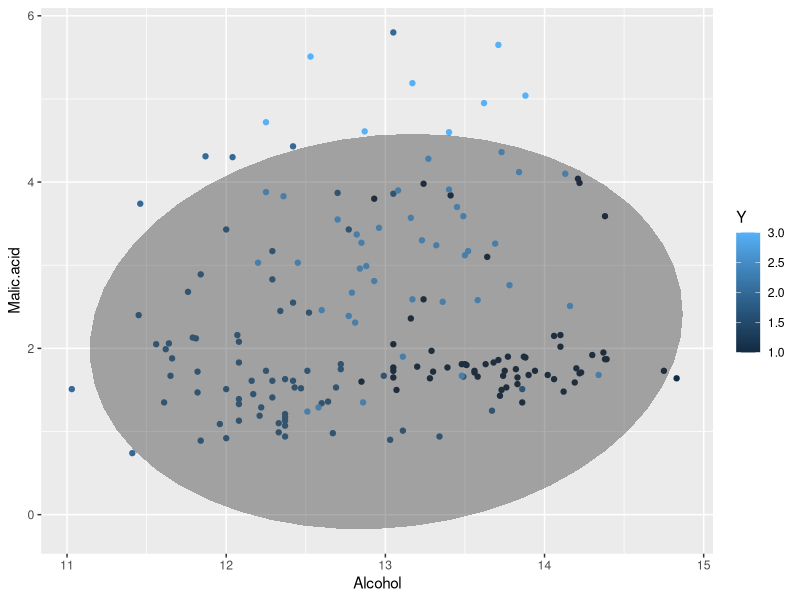
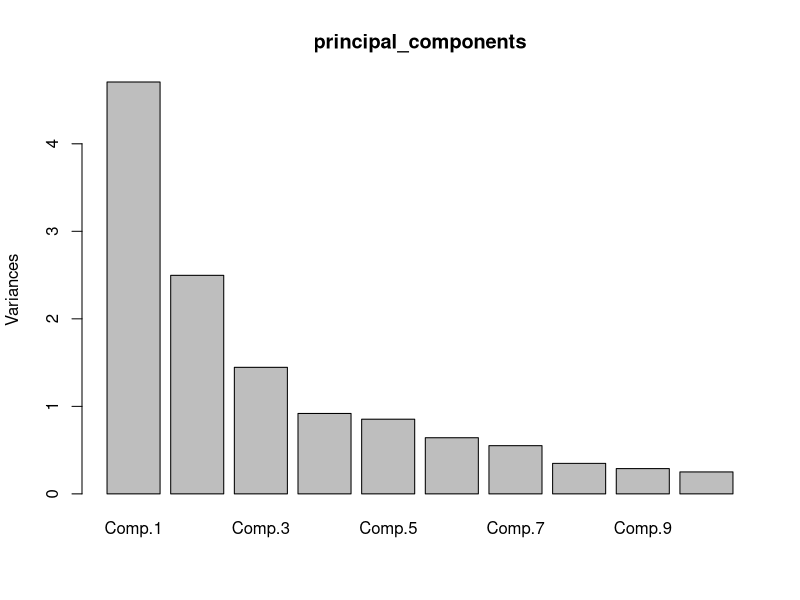
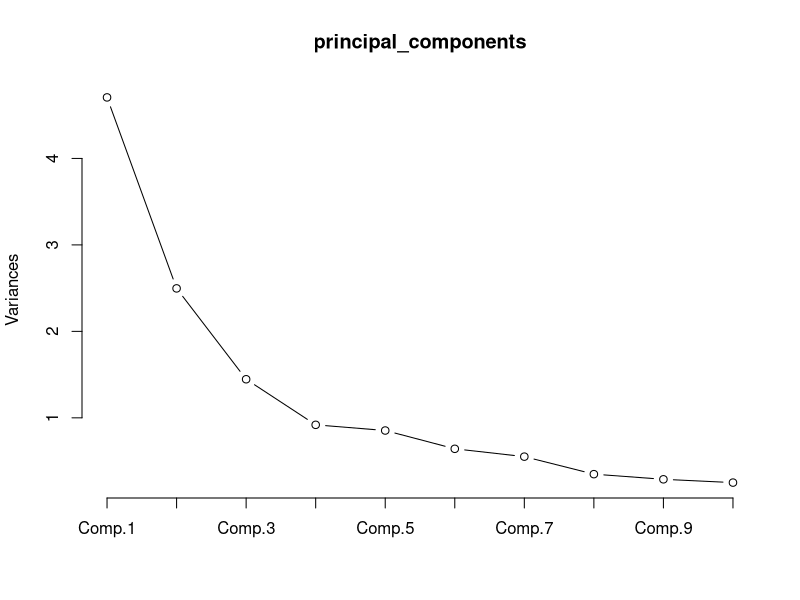
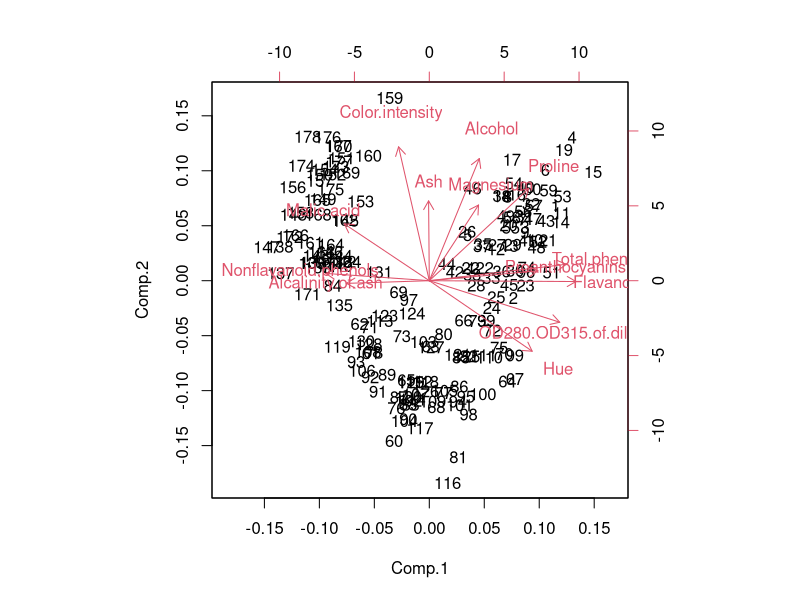
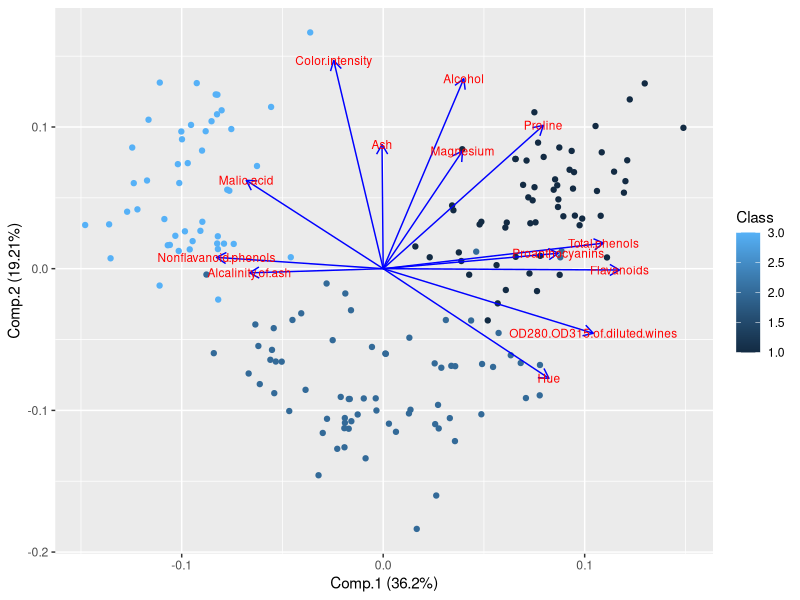
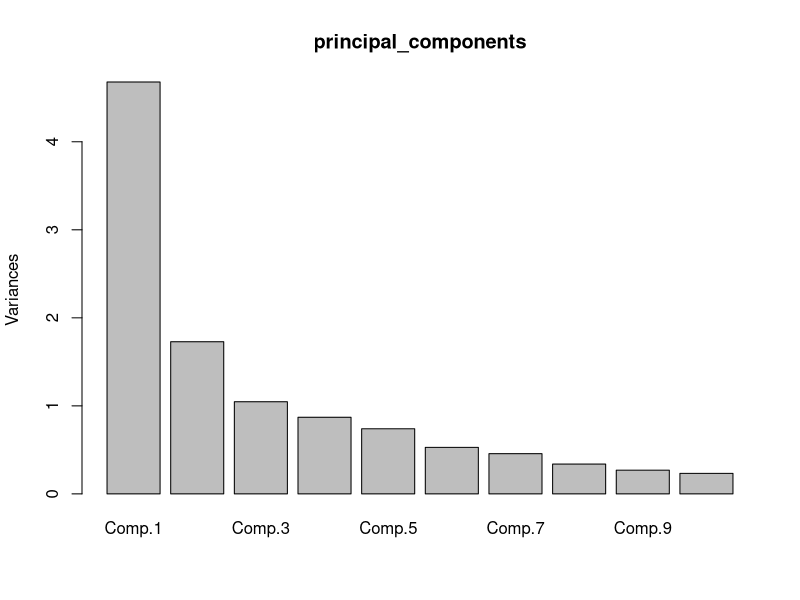
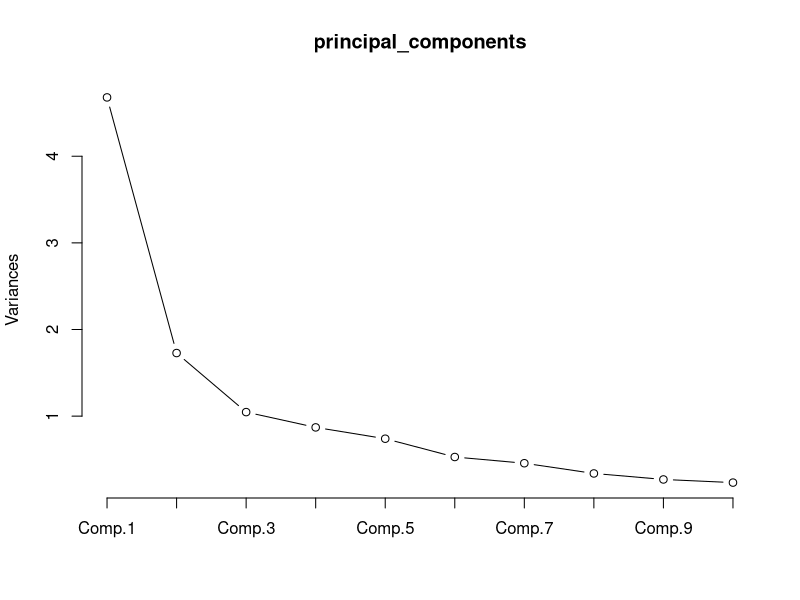
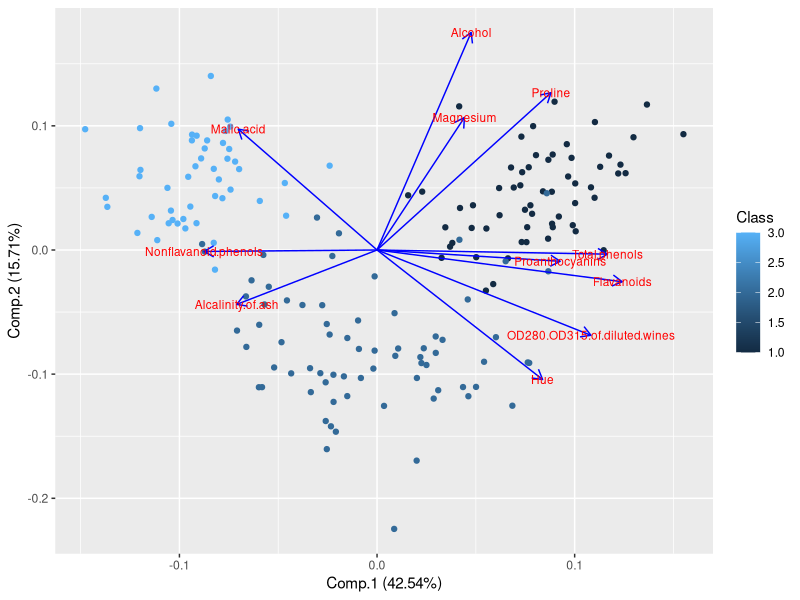

Here is the R script that generated these plots, in order: (Note: this script raises an error after producing the figures.)
library(caret)
library(ggfortify)
library(ggplot2)
library(class)

# read dataset
setwd("C:/Users/15184/Downloads/Spring 2025/Data Analytics/Lab 4/")
wine <- read.csv("wine.csv") 
 
dataset <- wine 

# PCA with wine dataset 

wine.df <- wine
head(wine.df)
attach(wine)

X <- wine.df[, 2:14]  # Features (excluding class)
Y <- wine.df[, 1]     # Class label


## scatter plot of 2 variables colored by class
ggplot(X, aes(x = Alcohol, y = Malic.acid, color = Y, fill = Y)) + geom_point() + 
  stat_ellipse(type = "t",geom = "polygon",alpha = 0.4)

####### PCA #######

principal_components <- princomp(X, cor = TRUE, score = TRUE)

summary(principal_components)

principal_components$loadings


# using the plot() function, we can plot the principal components.
plot(principal_components)

# plotting the principal_components using the a line in plot() functions 
plot(principal_components, type = "l")

# using rhw biplot() function we can plot the components
biplot(principal_components)

## using autoplot() function to plot the components
autoplot(principal_components, data = wine, colour = 'Class',
         loadings = TRUE, loadings.colour = 'blue',
         loadings.label = TRUE, loadings.label.size = 3)

# loadings
principal_components$loadings[,1:3]

# filter out columns
# PCA on filtered stuff
filtered_wine <- wine
filtered_wine <- subset(filtered_wine, select = -c(Ash, Color.intensity))

X <- filtered_wine[,2:12]
Y <- as.factor(filtered_wine[,1])

principal_components <- princomp(X, cor = TRUE, score = TRUE)

summary(principal_components)

principal_components$loadings

# using the plot() function, we can plot the principal components.
plot(principal_components)

# plotting the principal_components using the a line in plot() functions 
plot(principal_components, type = "l")

## using autoplot() function to plot the components
autoplot(principal_components, data = filtered_wine, colour = 'Class',
         loadings = TRUE, loadings.colour = 'blue',
         loadings.label = TRUE, loadings.label.size = 3)

# loadings
principal_components$loadings[,1:3]

# KNN on Original Dataset

n = 125
s_wine <- sample(n,n*.8)

## create train & test sets based on sampled indexes 
wine.train <- wine[s_wine,]

wine.test <- wine[-s_wine,]

# simple estimate of k
k = round(sqrt(n))

k <- k-1

knn.predicted <- knn(train = wine.train[,2:14], test = wine.test[,2:14], cl = wine.train[,1], k = 3)
# create contingency table/ confusion matrix 
contingency.table1 <- table(knn.predicted, wine.test[,1], dnn=list('predicted','actual'))
contingency.table1
# calculate classification accuracy
sum(diag(contingency.table1))/length(wine.test[,1])

cm = as.matrix(table(Actual = wine.test$Class, Predicted = knn.predicted))

#cm

n = sum(cm) # number of instances
nc = nrow(cm) # number of classes
diag = diag(cm) # number of correctly classified instances per class 
rowsums = apply(cm, 1, sum) # number of instances per class
colsums = apply(cm, 2, sum) # number of predictions per class
p = rowsums / n # distribution of instances over the actual classes
q = colsums / n # distribution of instances over the predicted 

accuracy = sum(diag)/n

accuracy
###################################################################
print(cm)
dim(cm)

diag_vals <- diag(cm)  # Extract diagonal elements (correct classifications)
rowsums <- rowSums(cm) # Sum of each row (actual counts)
colsums <- colSums(cm) # Sum of each column (predicted counts)

precision <- ifelse(colsums > 0, diag_vals / colsums, 0)
recall <- ifelse(rowsums > 0, diag_vals / rowsums, 0)
f1 <- ifelse(precision + recall > 0, 2 * precision * recall / (precision + recall), 0)

actual_labels <- factor(wine.test$Class, levels = unique(wine.train$Class))
predicted_labels <- factor(knn.predicted, levels = unique(wine.train$Class))

cm <- table(Actual = actual_labels, Predicted = predicted_labels)

length(diag_vals)
length(rowsums)
length(colsums)

# Ensure both actual and predicted labels have the same factor levels
all_classes <- union(levels(factor(wine.train$Class)), levels(as.factor(wine.test$Class)))

actual_labels <- factor(wine.test$Class, levels = unique(wine.train$Class)) 
predicted_labels <- factor(knn.predicted, levels = levels(actual_labels)) 

# Create a properly formatted confusion matrix
cm <- table(Actual = actual_labels, Predicted = predicted_labels)

# Compute classification metrics safely
diag_vals <- diag(cm)
rowsums <- rowSums(cm)
colsums <- colSums(cm)

precision <- ifelse(colsums > 0, diag_vals / colsums, 0)
recall <- ifelse(rowsums > 0, diag_vals / rowsums, 0)
f1 <- ifelse(precision + recall > 0, 2 * precision * recall / (precision + recall), 0)

# Display the results in a table
data.frame(recall, precision, f1)


metrics_df <- data.frame(Recall = recall, Precision = precision, F1_Score = f1)
print(metrics_df)

precision = diag / colsums 
recall = diag / rowsums 
f1 = 2 * precision * recall / (precision + recall) 

data.frame(recall, precision, f1)

summary(wine.test$Class)

# KNN on PCA scores
pca <- as.data.frame(principal_components$scores[,1:3])

#View(pca)
pca$Class <- filtered_wine$Class

n = 125
s_wine <- sample(n,n*.8)

## create train & test sets based on sampled indexes 
pca.train <- pca[s_wine,]

pca.test <- pca[-s_wine,]

# simple estimate of k
k = round(sqrt(n))

k <- k-1

knn.predicted <- knn(train = pca.train[,1:3], test = pca.test[,1:3], cl = pca.train[,4], k = 3)
# create contingency table/ confusion matrix 
contingency.table1 <- table(knn.predicted, pca.test[,4], dnn=list('predicted','actual'))
contingency.table1
# calculate classification accuracy
sum(diag(contingency.table1))/length(pca.test[,4])

cm = as.matrix(table(Actual = pca.test$Class, Predicted = knn.predicted))

#cm

n = sum(cm) # number of instances
nc = nrow(cm) # number of classes
diag = diag(cm) # number of correctly classified instances per class 
rowsums = apply(cm, 1, sum) # number of instances per class
colsums = apply(cm, 2, sum) # number of predictions per class
p = rowsums / n # distribution of instances over the actual classes
q = colsums / n # distribution of instances over the predicted 

accuracy = sum(diag)/n

accuracy

precision = diag / colsums 
recall = diag / rowsums 
f1 = 2 * precision * recall / (precision + recall) 

data.frame(recall, precision, f1)

summary(pca.test$Class)

# NOTE: The reason the F1 score couldn’t be calculated for Class 3 is because the KNN model didn’t predict that class at all.
